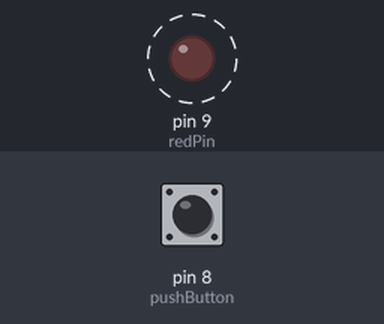
Recording of a sketch running on a simulated Arduino Uno, built with avr-gcc and run on an emulated ATmega328P. On the bench: output pins drawn as LEDs (lit = HIGH). Dashed ring = blinking. The inputs (shaded band) are chosen by the test bench; at power-on: pin 8 (pushButton) HIGH. What the sketch prints to the serial monitor is not drawn.

Above: at 0.5 s.
Timing chart, 0 to 4.7 s (numbered marks = the images above):
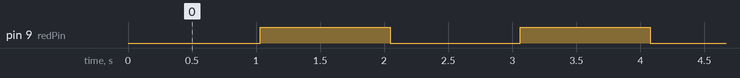

Measured:
- by itself, pin 9 (redPin): alternates HIGH for 1.0 s and LOW for 1.0 s

The sketch:

PBBlink.ino
```cpp
/*
Push button and blinking LED
The goal of this program is to be able to have a light blink and a push button
working without interrupting each other. This shall be accomplished by using the “const”
command, that will make it so that whatever value is on it will not be changed by others.
Another important command will be the millis command, this will be used to make a separate
time cycle for the blink.
*/
const int redPin =9; //red LED set to a constant value at pin 9
int ledState = LOW;
//setting ledState as intiger and making it a value of low
unsigned long previousMillis = 0;  //
const long interval = 1000; //a constant value with a long for the value will be large
int pushButton =8; //push button pin location

void setup() {
  Serial.begin(9600); //set the Arduino speed for serial
  pinMode(pushButton, INPUT_PULLUP);
  //making it so that the push button is an input with internal resistor
  pinMode(redPin, OUTPUT); //making red LED as output
}

void loop() {
unsigned long currentMillis = millis();
 int buttonState = digitalRead(pushButton); //reading the value of the push button
   if (currentMillis - previousMillis >= interval) { // save the last time you blinked the LED
    previousMillis = currentMillis;  //making previousMillis equal to current Millis value
  if (ledState == LOW) { // if the LED is off turn it on and vice-versa:
      ledState = HIGH;  //making the ledState change to HIGH
    } else { //else statement, if the if statement is false this happens
      ledState = LOW; //doing the oposite of the last one and making the ledState low
    }
   }
  Serial.print("button value="); //this will print the word "button value=" in the serial monitor
  Serial.println(!buttonState); //this will print the inverted value of the push button on the serial monitor
  digitalWrite(redPin,ledState);  //turning red LED on, with the ledState
  }
```
